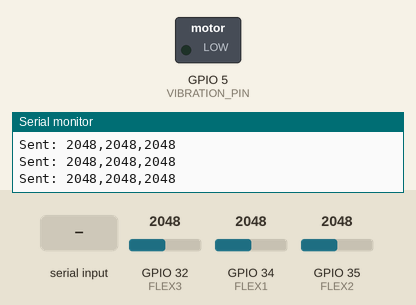
The sketch below on a simulated ESP32. On the bench: switched loads named in the sketch (green lamp = pin HIGH), the last lines printed to the serial monitor. The inputs (shaded band) are chosen by the test bench; at power-on: GPIO 32 (FLEX3) = 2048, GPIO 34 (FLEX1) = 2048, GPIO 35 (FLEX2) = 2048. Nothing arrives over Bluetooth unless stated.

Above: at 2.2 s.
2.3 s: "VIBRATE_ON\n" received over the second serial link
At 3.3 s:
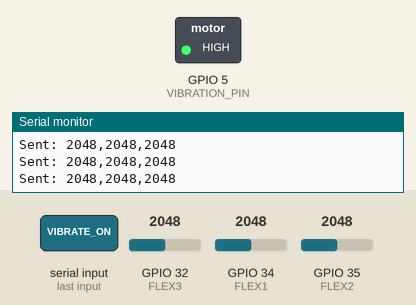
5.3 s: "VIBRATE_OFF\n" received over the second serial link
6.9 s: "1\n" received over the second serial link
Timing chart, 0 to 9.9 s (numbered marks = the images above; inputs shaded):
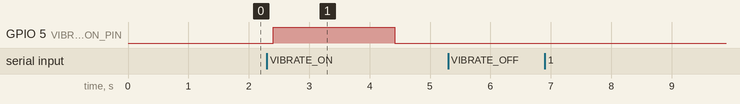

Measured:
- after the input at 2.3 s, GPIO 5 (VIBRATION_PIN): LOW → HIGH after 0.11 s, → LOW 2.0 s later

The sketch:

ESP32_Flex_BT.ino
```cpp
#include "BluetoothSerial.h"

// ===== Vibration Motor =====
#define VIBRATION_PIN 5   // D5 (GPIO 5)

// ===== Flex Sensor Pins =====
#define FLEX1 34   // Index finger
#define FLEX2 35   // Middle finger
#define FLEX3 32   // Ring finger

BluetoothSerial SerialBT;

// ===== Vibration control variables =====
bool vibrateRequest = false;
unsigned long vibrateStartTime = 0;
const unsigned long VIBRATE_DURATION = 2000; // 2 seconds

void setup() {
  Serial.begin(115200);
  SerialBT.begin("ESP32_Flex");   // Bluetooth name

  pinMode(VIBRATION_PIN, OUTPUT);
  digitalWrite(VIBRATION_PIN, LOW);

  delay(1000);
  Serial.println("ESP32 started: Sending flex data & listening for vibration command");
}

void loop() {
  /* ===== 1. Read Flex Sensors ===== */
  int flex1 = analogRead(FLEX1);
  int flex2 = analogRead(FLEX2);
  int flex3 = analogRead(FLEX3);

  String data = String(flex1) + "," + String(flex2) + "," + String(flex3);

  // Send data continuously to Raspberry Pi
  SerialBT.println(data);
  Serial.println("Sent: " + data);

  /* ===== 2. Receive Command from Raspberry Pi ===== */
  if (SerialBT.available()) {
    String command = SerialBT.readStringUntil('\n');
    command.trim();

    Serial.println("Received: " + command);

    if (command == "VIBRATE_ON") {
      vibrateRequest = true;
      vibrateStartTime = millis();
      digitalWrite(VIBRATION_PIN, HIGH);
      Serial.println("Vibration ON");
    }

    if (command == "VIBRATE_OFF") {
      vibrateRequest = false;
      digitalWrite(VIBRATION_PIN, LOW);
      Serial.println("Vibration OFF");
    }
  }

  /* ===== 3. Auto stop vibration after 2 sec ===== */
  if (vibrateRequest && (millis() - vibrateStartTime >= VIBRATE_DURATION)) {
    digitalWrite(VIBRATION_PIN, LOW);
    vibrateRequest = false;
    Serial.println("Vibration auto-stopped after 2 sec");
  }

  delay(200); // Data refresh rate
}
```
